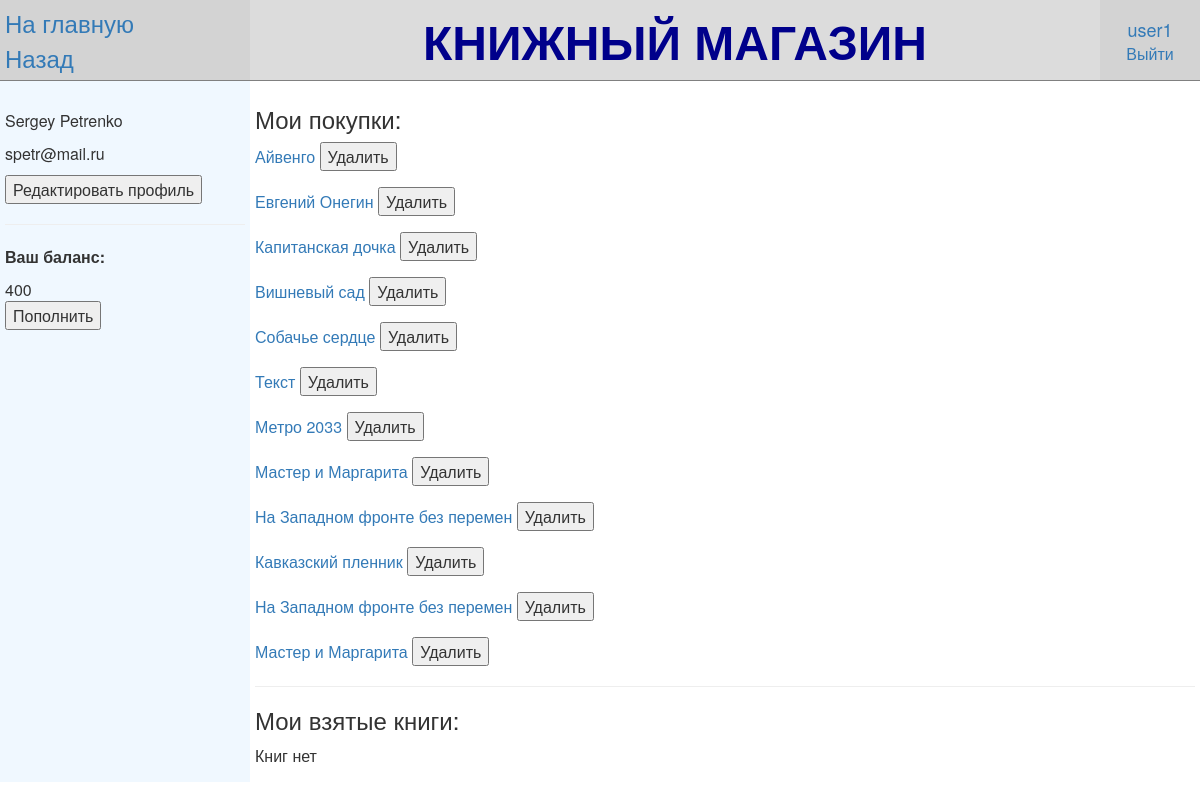
Page /profile/ (signed in) on the earlier database version.
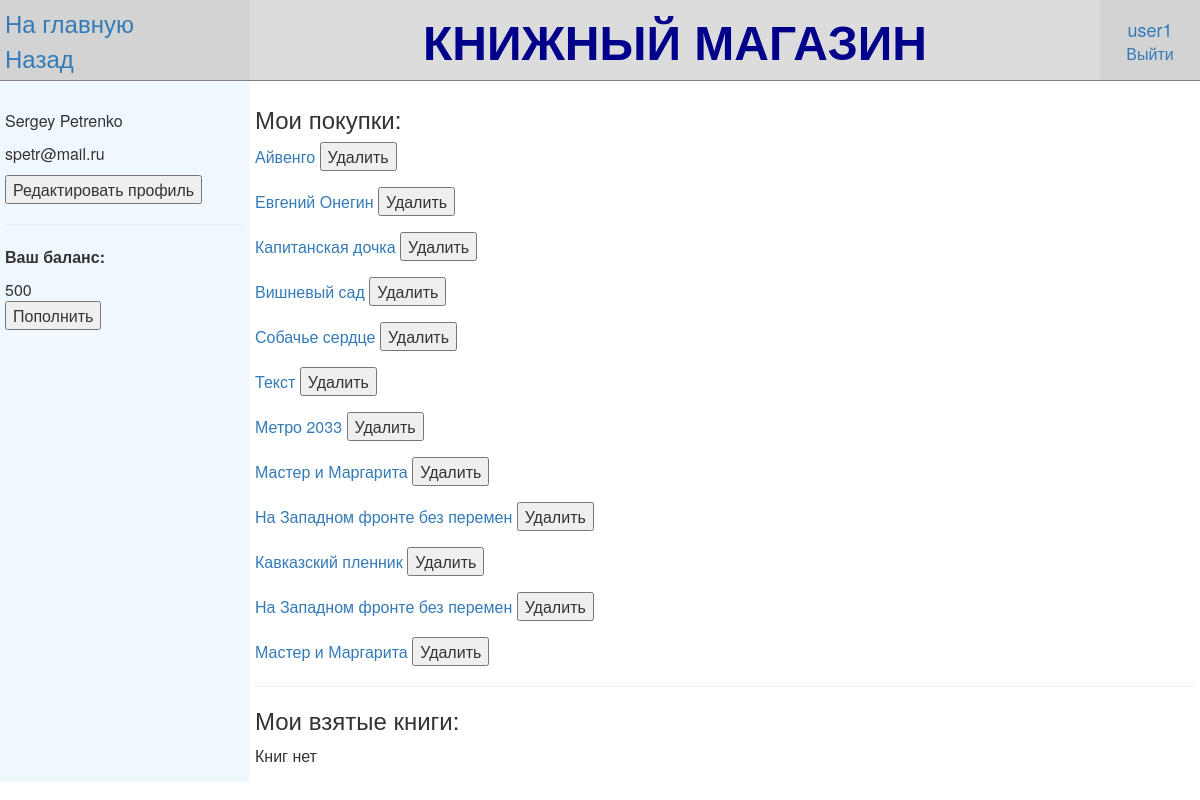
Same page on the later database version.
### bookstore_app/models.py (models this page shows, shortened)
class UserMoney(models.Model):
    user=models.OneToOneField(User, on_delete=models.CASCADE)
    money=models.IntegerField(default=0, validators=[MinValueValidator(0), MaxValueValidator(2147483647)], null=True, verbose_name="Баланс")

### bookstore_app/views.py (the view)
# urls.py: path('profile/', views.profileuser, name='profile'),
@login_required(login_url='login')
def profileuser(request):
    buys=Buy.objects.filter(user=request.user)
    rents=Rent.objects.filter(user=request.user)
    money=UserMoney.objects.get(user=request.user)
    return render (request, "profile.html",
        context={
        "buys": buys,
        "rents": rents,
        "money": money,
        })

### bookstore_app/models.py (called while the page is built)
    def __str__(self):
        return self.title

    def get_absolute_url(self):
        return reverse ("book_info", args=[str(self.id)])

### bookstore_app/templates/profile.html (shortened to what this page needs)
{%extends "base_template.html"%}
{%block navigate%}
<form action="{% url 'user_update' %}">
    <p>{{user.first_name}} {{user.last_name}}</p>
    <p>{{user.email}}</p>
    <p><input type="submit" value="Редактировать профиль" name="butuserupdate"/></p>
</form>
<hr>
<form action="{% url 'money_plus' %}" method="get">
    <p><b>Ваш баланс:</b></p>
    {{money.money}}
    <p><input type="submit" value="Пополнить" name="butmoney"/></p>
</form>
{%endblock%}
{%block view%}
    <h3>Мои покупки:</h3>
        {%if buys%}
            {%for item in buys%}
            <form action="{% url 'buydelete' item.id%}" method="post">
                <p><a href="{{item.book.get_absolute_url}}">{{item.book}}</a>    <input type="submit" value="Удалить" name="butdelete"/></p>
            </form>
            {%endfor%}
        {%else%}
            <p>Покупок нет</p>
        {%endif%}
        <hr>
        <h3>Мои взятые книги:</h3>
        {%if rents%}
            {%for item in rents%}
            <form action="{% url 'bookreturn' item.id%}" method="post">
                {% csrf_token %}
                {%if item.day_of_return > 0%}
                    <p><a href="{{item.book.get_absolute_url}}">{{item.book}}</a>    (осталось {{item.day_of_return}} дней)  <input type="submit" value="Вернуть" name="butreturn"/></p>
                {%elif item.day_of_return == 0%}
                    <p><a href="{{item.book.get_absolute_url}}">{{item.book}}</a>    (вернуть сегодня)  <input type="submit" value="Вернуть" name="butreturn"/></p>
                {%elif item.day_of_return < 0%}
                    <p><a href="{{item.book.get_absolute_url}}">{{item.book}}</a>    <font color="red">просрочена!</font>  <input type="submit" value="Вернуть" name="butreturn"/></p>
                {%endif%}
            </form>
            {%endfor%}
        {%else%}
            <p>Книг нет</p>
        {%endif%}
{%endblock%}

Differences in the rows shown:
changed UserMoney: money "400" → "500"
